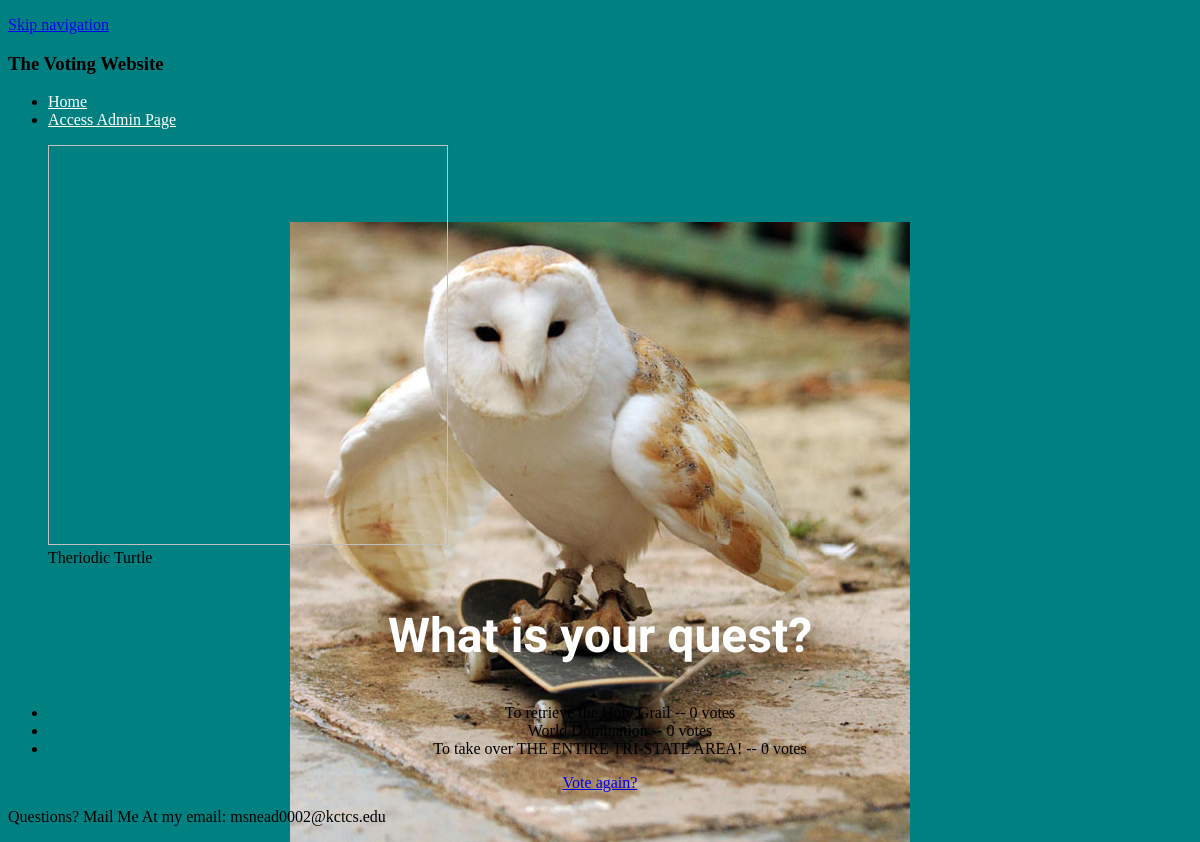
The page /polls/4/results/ on the database as committed earlier.
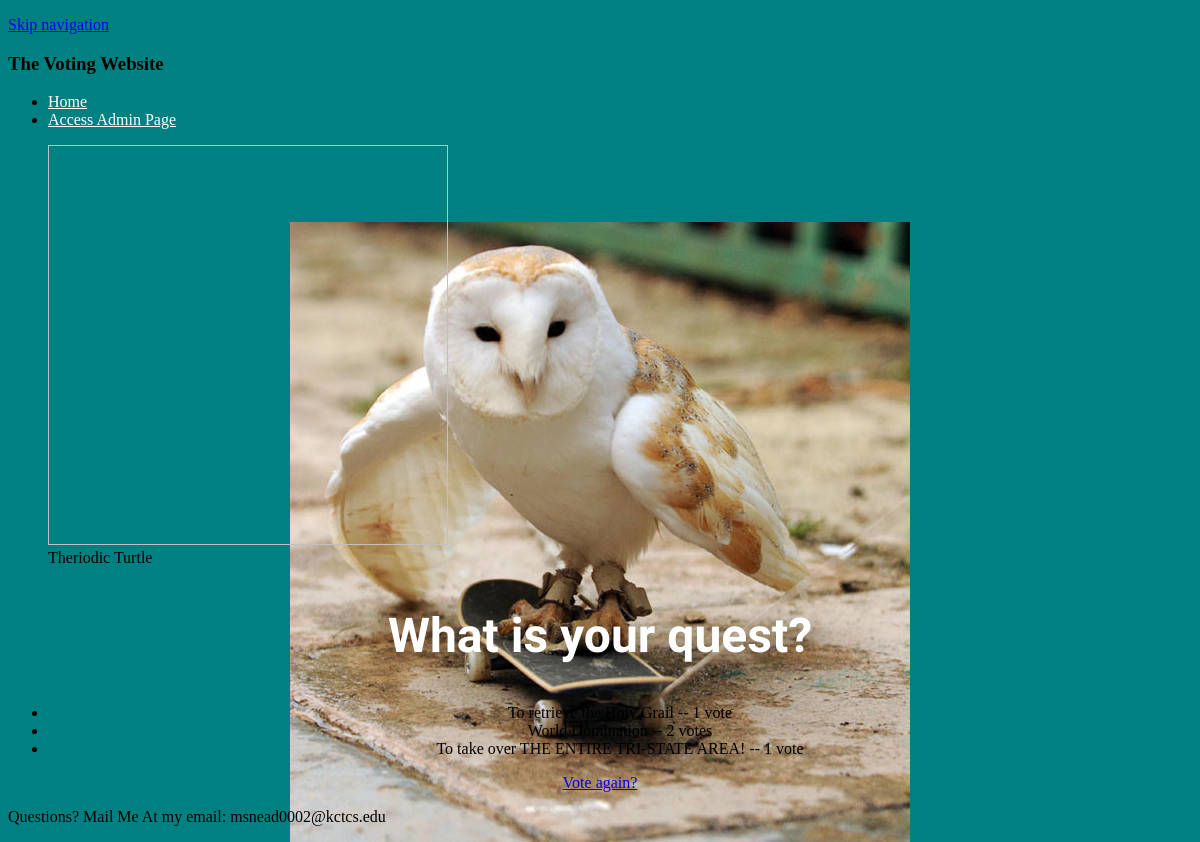
The same page on the database as committed later.
### polls/models.py (models this page shows, shortened)
@python_2_unicode_compatible  # only if you need to support Python 2
class Choice(models.Model):
    question = models.ForeignKey(Question, on_delete=models.CASCADE)
    choice_text = models.CharField(max_length=200)
    votes = models.IntegerField(default=0)

### polls/views.py (the view)
# urls.py: url(r'^(?P<pk>[0-9]+)/results/$', views.ResultsView.as_view(), name='results'),
class ResultsView(generic.DetailView):
    model = Question
    template_name = 'polls/results.html'

### polls/templates/polls/results.html (shortened to what this page needs)
{% load staticfiles %}
<!DOCTYPE html>
<html lang="en">
   <head>
	  <link rel="stylesheet" type="text/css" href="{% static 'polls/style.css' %}" />
   </head>
   <body>
		<div class="container">
			<p class="skipnavigation"><a href="#contentstart">Skip navigation</a></p>
			<header>
				<h3>The Voting Website</h3>
			</header>
			<nav class = "sitenavigation">
				<ul>
					<li><a href = "http://127.0.0.1:8000/polls/">Home<a></li>
					<li><a href = "http://127.0.0.1:8000/admin/">Access Admin Page<a></li>
				</ul>
			</nav>
			<article>
				<figure class="turtle">
					<img href="{% static 'polls/background.jpg' %}" width="400" height="400" alt="">
					<figcaption>Theriodic Turtle</figcaption>
				</figure>
				<div>
					<h1>{{ question.question_text }}</h1>
					<center>
					<ul>
					{% for choice in question.choice_set.all %}
						<li>{{ choice.choice_text }} -- {{ choice.votes }} vote{{ choice.votes|pluralize }}</li>
					{% endfor %}
					</ul>
					<a href="{% url 'polls:detail' question.id %}">Vote again?</a>
					</center>
				</div>
			</article>
			<footer>
				<p>Questions? Mail Me At my email: msnead0002@kctcs.edu</a></p>
			</footer>
		</div>
   </body>

Rows that differ between the two databases and show on the page:
changed Choice "To retrieve the Holy Grail": votes "0" → "1"
changed Choice "World Domination": votes "0" → "2"
changed Choice "To take over THE ENTIRE TRI-STATE AREA!": votes "0" → "1"
